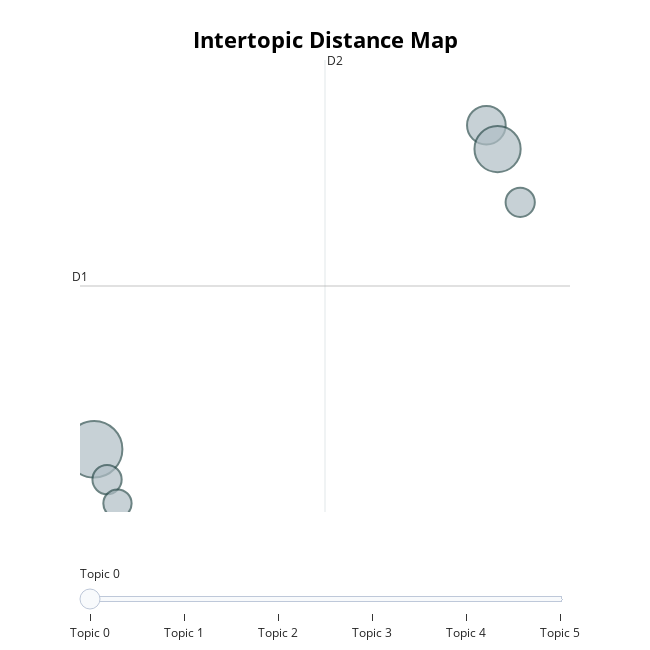

This figure's notebook cell:
### Code cell
model.visualize_topics()

### Figure 1 — Plotly figure (JSON) as saved in the notebook; plotly's stock layout.template omitted (floating-point values rounded to 4 significant figures)
{"data": [{"customdata": [[0, "monuments art india | indian temple sculptures | indian art | period indian heritage | modern painting gandhara", 16], [1, "water resources india | floods | ocean currents | water resources | monsoon", 60], [2, "prevailing indian society | indian society | regionalism india | diversity india | regionalism india appears", 28], [3, "indian independence | independent india | independent india three | india act 1935 | nationalist movement gandhian", 40], [4, "india urbanization | process urbanization india | india urbanization lead | development india | indian metropolises growth", 16], [5, "poverty liberate poor | population cause poverty | patriarchy impact position | movement india addressed | woman india prosperous", 15]], "hovertemplate": "<b>Topic %{customdata[0]}</b><br>%{customdata[1]}<br>Size: %{customdata[2]}", "legendgroup": "", "marker": {"color": "#B0BEC5", "line": {"color": "DarkSlateGrey", "width": 2}, "size": [16, 60, 28, 40, 16, 15], "sizemode": "area", "sizeref": 0.0375, "symbol": "circle"}, "mode": "markers", "name": "", "orientation": "v", "showlegend": false, "type": "scatter", "x": [11.55, -3.275, 10.37, 10.76, -2.825, -2.463], "xaxis": "x", "y": [5.352, 1.655, 6.506, 6.149, 1.201, 0.8429], "yaxis": "y"}], "layout": {"annotations": [{"showarrow": false, "text": "D1", "x": -3.766, "y": 4.099, "yshift": 10}, {"showarrow": false, "text": "D2", "x": 4.756, "xshift": 10, "y": 7.482}], "height": 650, "hoverlabel": {"bgcolor": "white", "font": {"family": "Rockwell", "size": 16}}, "legend": {"itemsizing": "constant", "tracegroupgap": 0}, "margin": {"t": 60}, "shapes": [{"line": {"color": "#CFD8DC", "width": 2}, "type": "line", "x0": 4.756, "x1": 4.756, "y0": 0.7165, "y1": 7.482}, {"line": {"color": "#9E9E9E", "width": 2}, "type": "line", "x0": -3.766, "x1": 13.28, "y0": 4.099, "y1": 4.099}], "sliders": [{"active": 0, "pad": {"t": 50}, "steps": [{"args": [{"marker.color": [["red", "#B0BEC5", "#B0BEC5", "#B0BEC5", "#B0BEC5", "#B0BEC5"]]}], "label": "Topic 0", "method": "update"}, {"args": [{"marker.color": [["#B0BEC5", "red", "#B0BEC5", "#B0BEC5", "#B0BEC5", "#B0BEC5"]]}], "label": "Topic 1", "method": "update"}, {"args": [{"marker.color": [["#B0BEC5", "#B0BEC5", "red", "#B0BEC5", "#B0BEC5", "#B0BEC5"]]}], "label": "Topic 2", "method": "update"}, {"args": [{"marker.color": [["#B0BEC5", "#B0BEC5", "#B0BEC5", "red", "#B0BEC5", "#B0BEC5"]]}], "label": "Topic 3", "method": "update"}, {"args": [{"marker.color": [["#B0BEC5", "#B0BEC5", "#B0BEC5", "#B0BEC5", "red", "#B0BEC5"]]}], "label": "Topic 4", "method": "update"}, {"args": [{"marker.color": [["#B0BEC5", "#B0BEC5", "#B0BEC5", "#B0BEC5", "#B0BEC5", "red"]]}], "label": "Topic 5", "method": "update"}]}], "title": {"font": {"color": "Black", "size": 22}, "text": "<b>Intertopic Distance Map</b>", "x": 0.5, "xanchor": "center", "y": 0.95, "yanchor": "top"}, "width": 650, "xaxis": {"anchor": "y", "domain": [0, 1], "range": [-3.766, 13.28], "title": {"text": ""}, "visible": false}, "yaxis": {"anchor": "x", "domain": [0, 1], "range": [0.7165, 7.482], "title": {"text": ""}, "visible": false}}}
